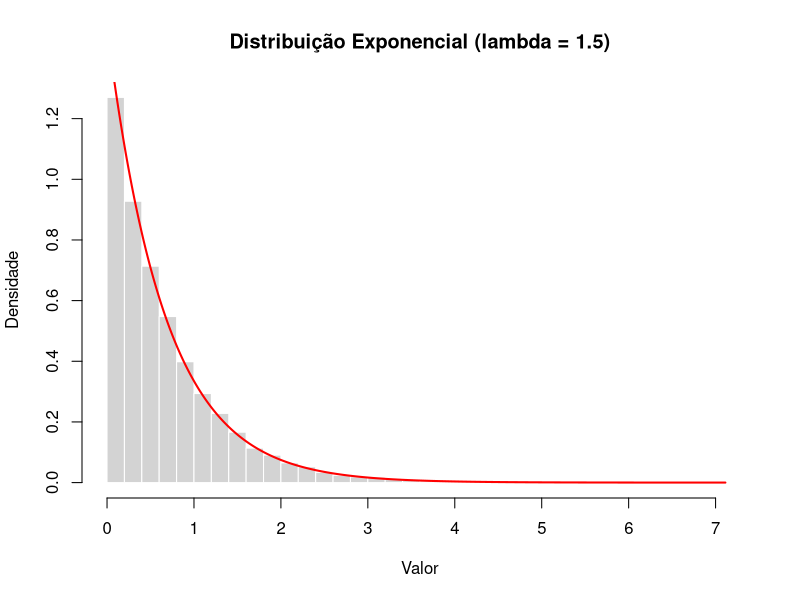

Generate this figure with R:
lambda <- 1.5         # Taxa da distribuição exponencial
n_samples <- 10000   # Número de amostras

u <- runif(n_samples)
exp_numbers <- -log(1 - u) / lambda

hist(exp_numbers, 
     breaks = 50, 
     prob = TRUE, 
     main = "Distribuição Exponencial (lambda = 1.5)", 
     xlab = "Valor", 
     ylab = "Densidade",
     col = "lightgray", 
     border = "white")

x_vals <- seq(0, max(exp_numbers), length.out = 500)
pdf_vals <- dexp(x_vals, rate = lambda)

lines(x_vals, pdf_vals, col = "red", lwd = 2)
